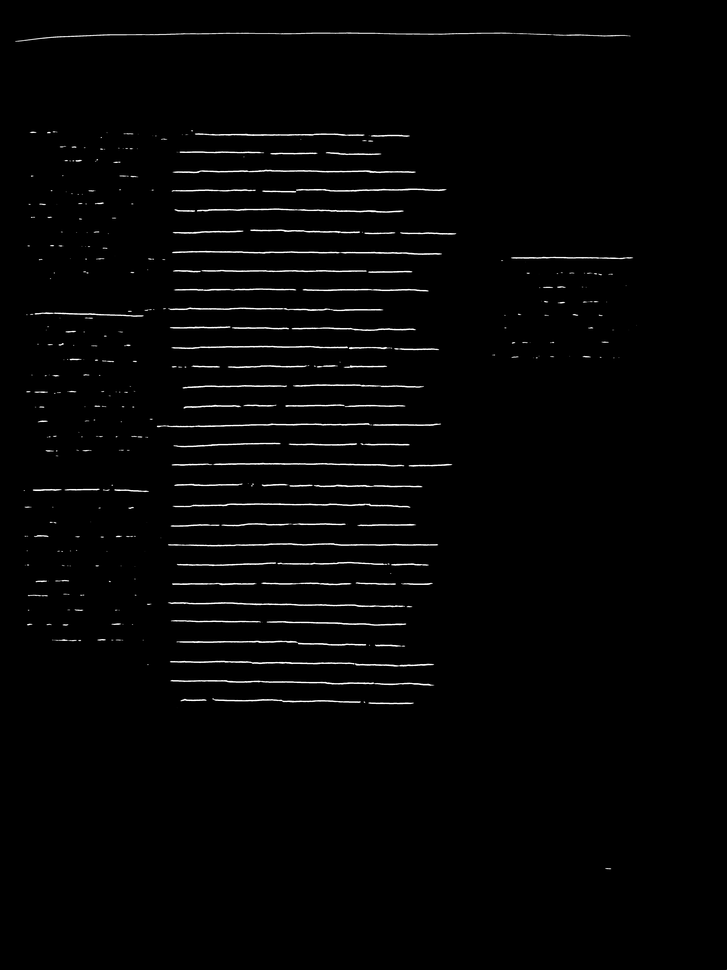
#> input picture sample_data/e-codices_fmb-cb-0055_0087r_max.png, 727 x 970 px, shrunk from 4872 x 6496 before the run
$ python to_color.py ../sample_data/e-codices_fmb-cb-0055_0087r_max.png out.png
#> lines starting #> are read from the running program, lines starting #| are printed output that depends on the picture; after the words box and inside, x2 and y2 are one past the last pixel; in counts of white or black regions, pixels touching at a corner belong together

import sys
import cv2
import numpy as np

def get_color_im(text_mask, comment_mask, decoration_mask):
	color_out = np.concatenate([255 * text_mask[:,:,np.newaxis],
								255 * comment_mask[:,:,np.newaxis],
								255 * decoration_mask[:,:,np.newaxis]],
								axis=2)
	return color_out

im = cv2.imread(sys.argv[1], -1)
#> im is the input picture: shape (970, 727); min 0, max 255, mean 4.3

if im.ndim == 3:
	im = im[:,:,0]

text_mask = np.bitwise_and(im, 8)
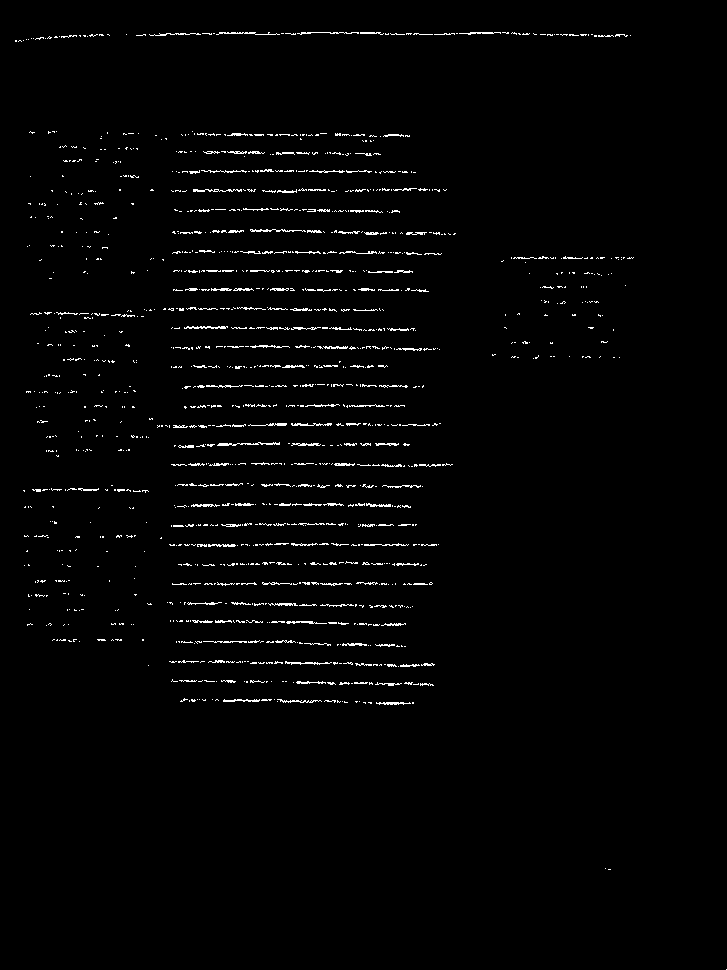
#> text_mask: shape (970, 727); values 0 (black) and 8 (white), 1.7% white in thin lines or dots
decoration_mask = np.bitwise_and(im, 4)
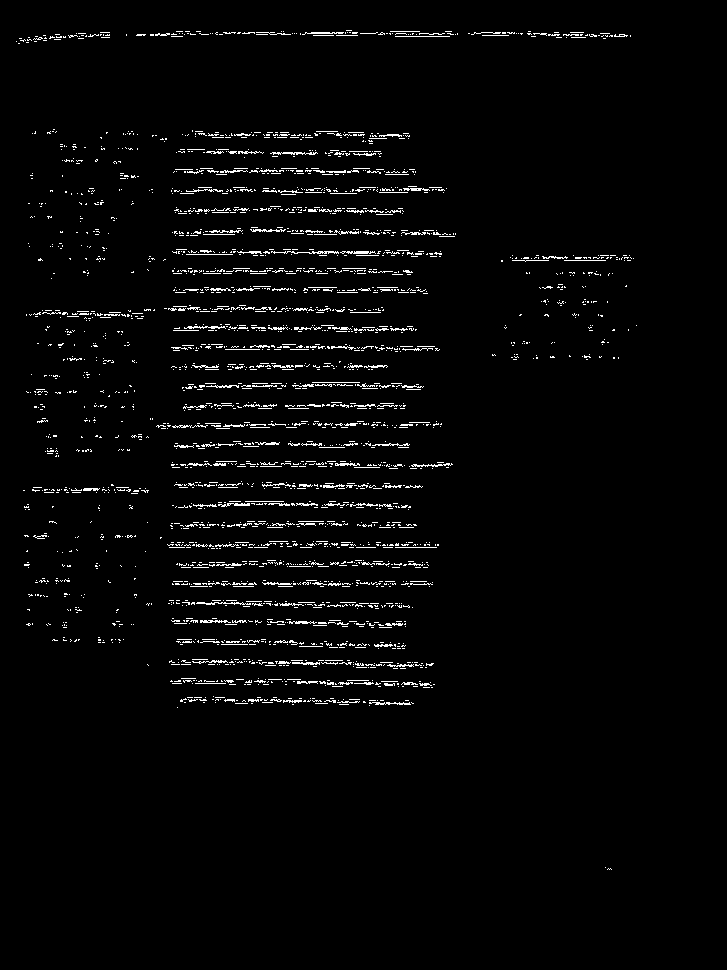
#> decoration_mask: shape (970, 727); values 0 (black) and 4 (white), 2.5% white in thin lines or dots, all inside (x1, y1, x2, y2) = (16, 30, 637, 870)
comment_mask = np.bitwise_and(im, 2)
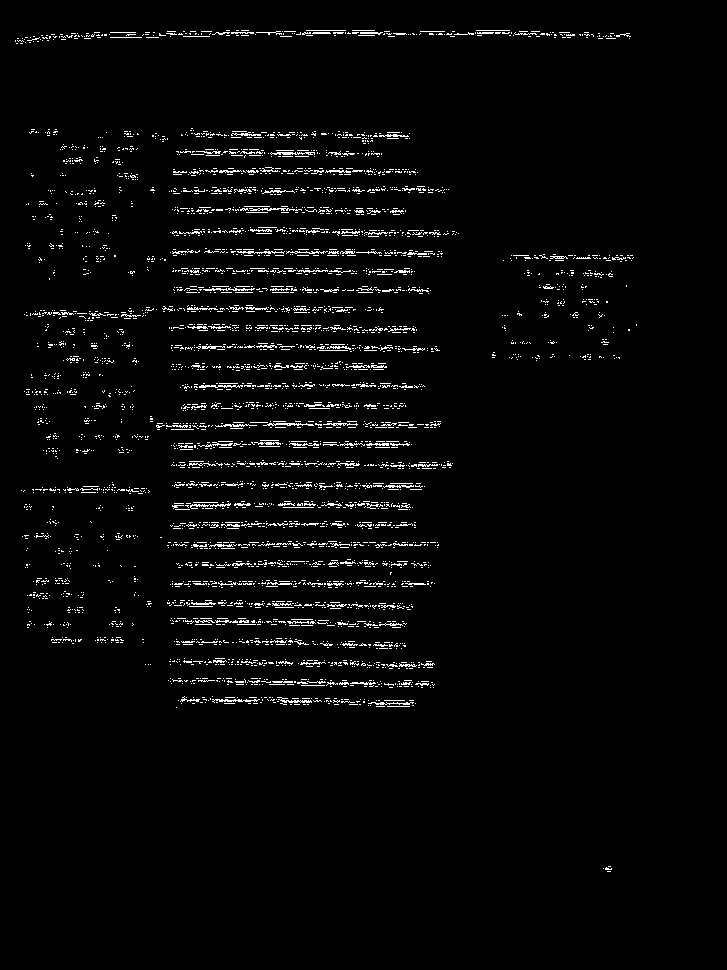
#> comment_mask: shape (970, 727); values 0 (black) and 2 (white), 2.8% white in thin lines or dots, all inside (x1, y1, x2, y2) = (15, 30, 637, 872)

out = get_color_im(text_mask, comment_mask, decoration_mask)
#> in get_color_im, `color_out = np.concatenate([255 * text_mask[:,:,np.newaxis], 255 * com..`:
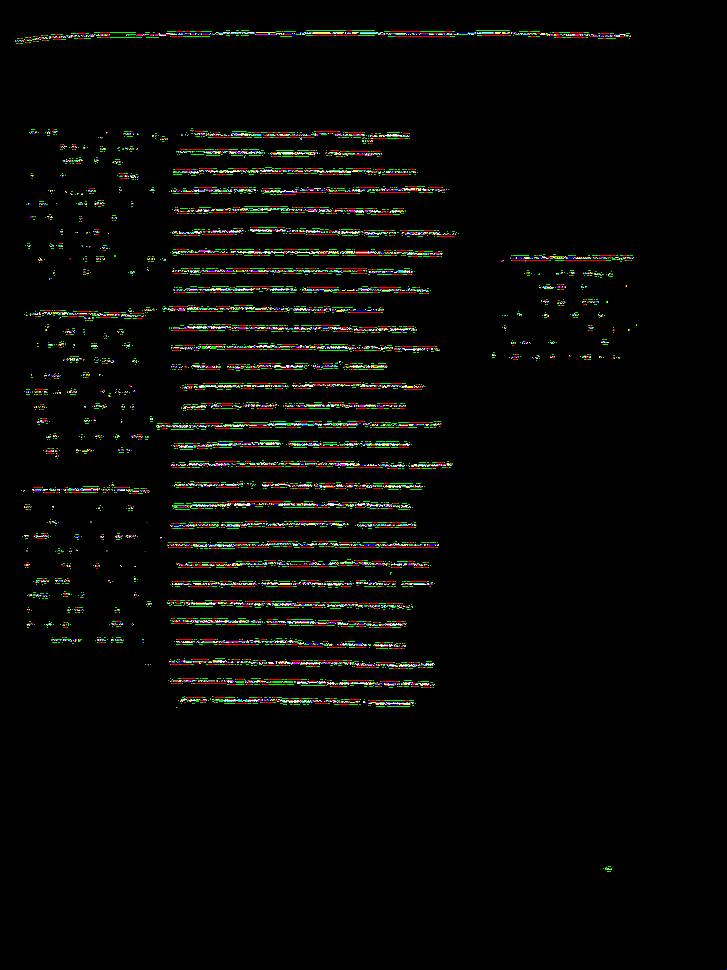
#> color_out: shape (970, 727, 3); mean of channels 0, 1, 2 4.3, 7.1, 6.4; drawn as B, G, R

cv2.imwrite(sys.argv[2], out)
